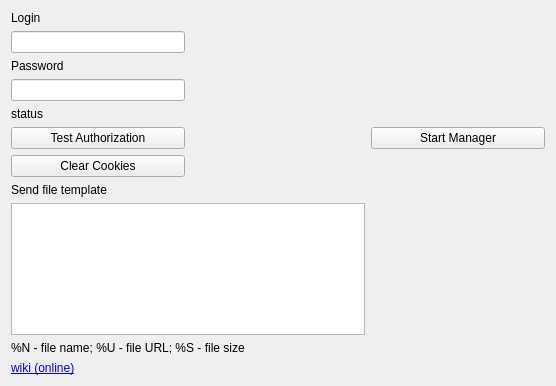
<?xml version="1.0" encoding="UTF-8"?>
<ui version="4.0">
 <class>yandexnarodSettingsClass</class>
 <widget class="QWidget" name="yandexnarodSettingsClass">
  <property name="geometry">
   <rect>
    <x>0</x>
    <y>0</y>
    <width>556</width>
    <height>386</height>
   </rect>
  </property>
  <property name="windowTitle">
   <string>Settings</string>
  </property>
  <layout class="QGridLayout" name="gridLayout">
   <item row="0" column="0">
    <widget class="QLabel" name="label1">
     <property name="text">
      <string>Login</string>
     </property>
    </widget>
   </item>
   <item row="1" column="0">
    <widget class="QLineEdit" name="editLogin">
     <property name="sizePolicy">
      <sizepolicy hsizetype="Minimum" vsizetype="Fixed">
       <horstretch>0</horstretch>
       <verstretch>0</verstretch>
      </sizepolicy>
     </property>
    </widget>
   </item>
   <item row="2" column="0">
    <widget class="QLabel" name="label2">
     <property name="text">
      <string>Password</string>
     </property>
    </widget>
   </item>
   <item row="3" column="0">
    <widget class="QLineEdit" name="editPasswd">
     <property name="sizePolicy">
      <sizepolicy hsizetype="Minimum" vsizetype="Fixed">
       <horstretch>0</horstretch>
       <verstretch>0</verstretch>
      </sizepolicy>
     </property>
     <property name="echoMode">
      <enum>QLineEdit::Password</enum>
     </property>
    </widget>
   </item>
   <item row="4" column="0">
    <widget class="QLabel" name="labelStatus">
     <property name="text">
      <string>status</string>
     </property>
     <property name="textInteractionFlags">
      <set>Qt::LinksAccessibleByMouse</set>
     </property>
    </widget>
   </item>
   <item row="5" column="0">
    <widget class="QPushButton" name="btnTest">
     <property name="text">
      <string>Test Authorization</string>
     </property>
    </widget>
   </item>
   <item row="5" column="2">
    <widget class="QPushButton" name="pb_startManager">
     <property name="text">
      <string>Start Manager</string>
     </property>
    </widget>
   </item>
   <item row="7" column="0">
    <widget class="QLabel" name="label">
     <property name="text">
      <string>Send file template</string>
     </property>
    </widget>
   </item>
   <item row="8" column="0" colspan="2">
    <widget class="QTextEdit" name="textTpl">
     <property name="html">
      <string>&lt;!DOCTYPE HTML PUBLIC &quot;-//W3C//DTD HTML 4.0//EN&quot; &quot;http://www.w3.org/TR/REC-html40/strict.dtd&quot;&gt;
&lt;html&gt;&lt;head&gt;&lt;meta name=&quot;qrichtext&quot; content=&quot;1&quot; /&gt;&lt;style type=&quot;text/css&quot;&gt;
p, li { white-space: pre-wrap; }
&lt;/style&gt;&lt;/head&gt;&lt;body style=&quot; font-family:'Sans'; font-size:10pt; font-weight:400; font-style:normal;&quot;&gt;
&lt;p style=&quot;-qt-paragraph-type:empty; margin-top:0px; margin-bottom:0px; margin-left:0px; margin-right:0px; -qt-block-indent:0; text-indent:0px; font-family:'Verdana'; font-size:8pt;&quot;&gt;&lt;/p&gt;&lt;/body&gt;&lt;/html&gt;</string>
     </property>
    </widget>
   </item>
   <item row="9" column="0" colspan="2">
    <widget class="QLabel" name="label_2">
     <property name="maximumSize">
      <size>
       <width>16777215</width>
       <height>17</height>
      </size>
     </property>
     <property name="text">
      <string>%N - file name; %U - file URL; %S - file size</string>
     </property>
    </widget>
   </item>
   <item row="6" column="0">
    <widget class="QPushButton" name="btnClearCookies">
     <property name="text">
      <string>Clear Cookies</string>
     </property>
    </widget>
   </item>
   <item row="10" column="0">
    <widget class="QLabel" name="label_3">
     <property name="text">
      <string>&lt;a href=&quot;https://psi-plus.com/wiki/plugins#yandex_narod_plugin&quot;&gt;wiki (online)&lt;/a&gt;</string>
     </property>
     <property name="openExternalLinks">
      <bool>true</bool>
     </property>
    </widget>
   </item>
  </layout>
 </widget>
 <resources/>
 <connections/>
 <slots>
  <slot>testclick()</slot>
 </slots>
</ui>
